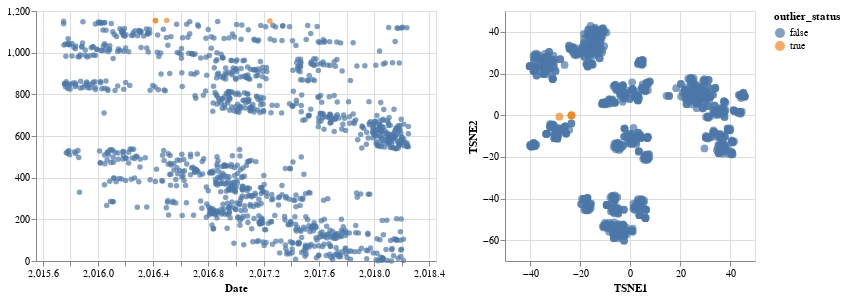

Notebook source saved alongside this figure:
### Code cell
list_of_chart = linking_tree_with_plots_brush(
    merged_tsne_df,
    ['TSNE1','TSNE2'],
    ['TSNE1','TSNE2'],
    'outlier_status',
    ["clade_membership:N","strain:N"]
)
chart = list_of_chart[0]|list_of_chart[1]
chart

### Figure 1 — Vega-Lite specification as saved in the notebook (floating-point values rounded to 4 significant figures; data arrays with more than 128 entries replaced by an {"elided": "..."} marker saying what was removed)
{"$schema": "https://vega.github.io/schema/vega-lite/v3.4.0.json", "config": {"mark": {"tooltip": null}, "view": {"height": 300, "width": 400}}, "data": {"name": "data-1141592a4e80cecadcd6538f1e464c66"}, "datasets": {"data-1141592a4e80cecadcd6538f1e464c66": {"elided": "1156 records"}}, "hconcat": [{"encoding": {"color": {"condition": {"field": "outlier_status", "selection": "selector005", "type": "nominal"}, "value": "gray"}, "tooltip": [{"field": "clade_membership", "type": "nominal"}, {"field": "strain", "type": "nominal"}], "x": {"field": "date", "scale": {"domain": [2016.0, 2018.0]}, "title": "Date", "type": "quantitative"}, "y": {"field": "y", "title": "", "type": "quantitative"}}, "height": 250, "mark": "circle", "selection": {"selector005": {"resolve": "global", "type": "interval"}}, "width": 400}, {"encoding": {"color": {"condition": {"field": "outlier_status", "selection": "selector005", "type": "nominal"}, "value": "gray"}, "tooltip": [{"field": "clade_membership", "type": "nominal"}, {"field": "strain", "type": "nominal"}], "x": {"field": "TSNE1", "title": "TSNE1", "type": "quantitative"}, "y": {"field": "TSNE2", "title": "TSNE2", "type": "quantitative"}}, "height": 250, "mark": {"size": 60, "type": "circle"}, "selection": {"selector005": {"resolve": "global", "type": "interval"}}, "width": 250}]}
